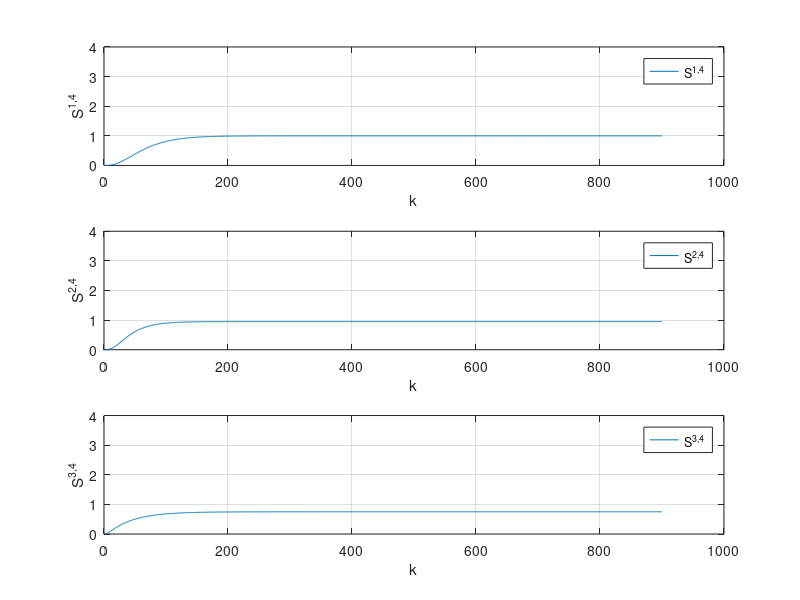

The MATLAB source for this figure: (Note: this script raises an error after producing the figure.)
addpath('../../../../../../matlab2tikz-master/src/');
outputFile = 'proj_zadanie2u4.tex';

y1 = dlmread('zad2_y1_u4.csv','\t');
y2 = dlmread('zad2_y2_u4.csv','\t');
y3 = dlmread('zad2_y3_u4.csv','\t');
%u1 = dlmread('zad1_u1.csv','\t');
%u2 = dlmread('zad1_u2.csv','\t');
%u3 = dlmread('zad1_u3.csv','\t');
%u4 = dlmread('zad1_u4.csv','\t');

%%z = dlmread('zad6_z_best_nie_licz_zakl.csv','\t');
%x = 1:length(x);

% figure(1);
% 
% 
% subplot(4,1, 1);
% plot(u1);
%  ylabel('u_1');
%  xlabel('k');
% grid on;
% 
% subplot(4,1, 2);
% plot(u2);
% ylabel('u_2');
%  xlabel('k');
% grid on;
% 
% subplot(4,1, 3);
% plot(u3);
% ylabel('u_3');
%  xlabel('k');
% grid on;
% 
% subplot(4,1, 4);
% plot(u4);
% ylabel('u_4');
%  xlabel('k');
% grid on;

figure(2);

title('y');

subplot(3,1, 1);
plot(y1);
ylabel('S^{1,4}');
xlabel('k');
legend('S^{1,4}', 'Location', 'NorthEast');
grid on;
ylim([0 4]);


subplot(3,1, 2);
plot(y2);
ylabel('S^{2,4}');
xlabel('k');
legend('S^{2,4}', 'Location', 'NorthEast');
grid on;
ylim([0 4]);

subplot(3,1, 3);

plot(y3);
legend('y3', 'Location', 'NorthEast');
ylabel('S^{3,4}');
xlabel('k');
legend('S^{3,4}', 'Location', 'NorthEast');
grid on;
ylim([0 4]);
%box on;

% subplot(,1, 2);
% hold on;
% %stairs(x,u);
% plot(x,u);
% plot(x,u1);
% plot(x,u2);
% plot(x,u3);
% plot(x,u4);
% xlim([min(x) max(x)]);
% %title('u');
% %xlabel('k');
% ylabel('u');
% legend('u', 'Location', 'NorthEast');
% grid on;
% box on;

% subplot(3,1, 3);
% hold on;
% stairs(x,z);
% xlim([min(x) max(x)]);
% %title('z');
% xlabel('k');
% ylabel('z');
% legend('z', 'Location', 'NorthEast');
% grid on;
% box on;

% dwie linijki poni�ej zapewniaj� poprawne ustawienie wykresu w pdf-ie
% oraz pozwalaj� nazwa� wykres pod spodem
%beforeFigure = [sprintf('\\begin{figure}[H] \n\\centering')];
%afterFigure = [sprintf('\\caption{%s}\n\\end{figure}', title)];

matlab2tikz(outputFile, ...
    'showInfo', false, ...
    'encoding', 'UTF-8');
%    'extraCode', beforeFigure, ...
%    'extraCodeAtEnd', afterFigure);
hold off;
%close(1)
